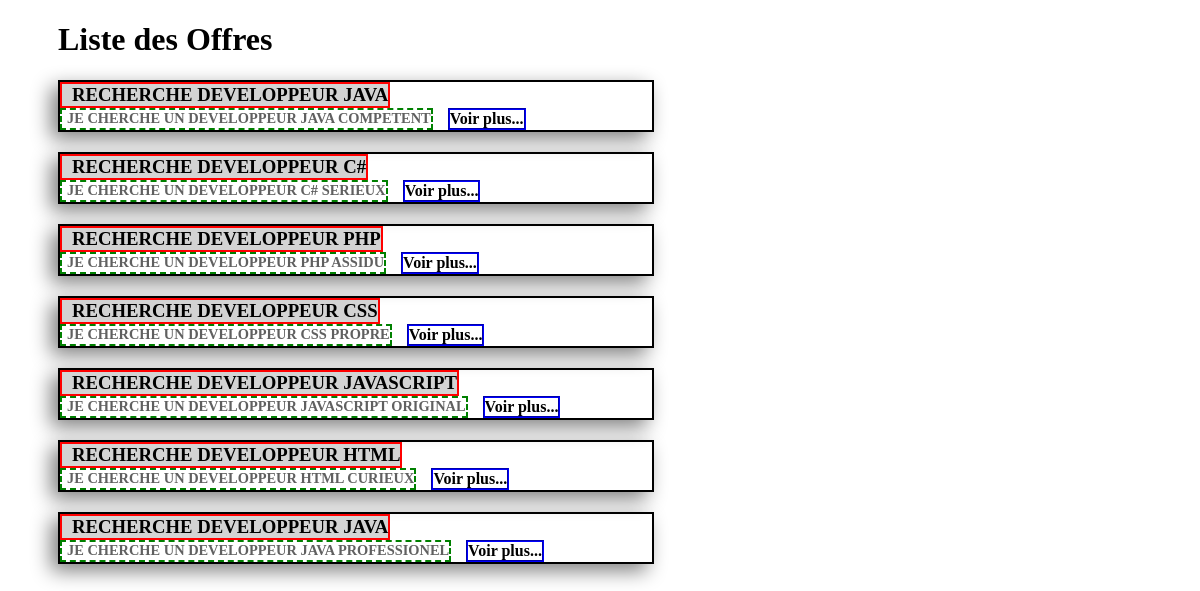
Page /PHP/page_offre.php on the earlier database version.
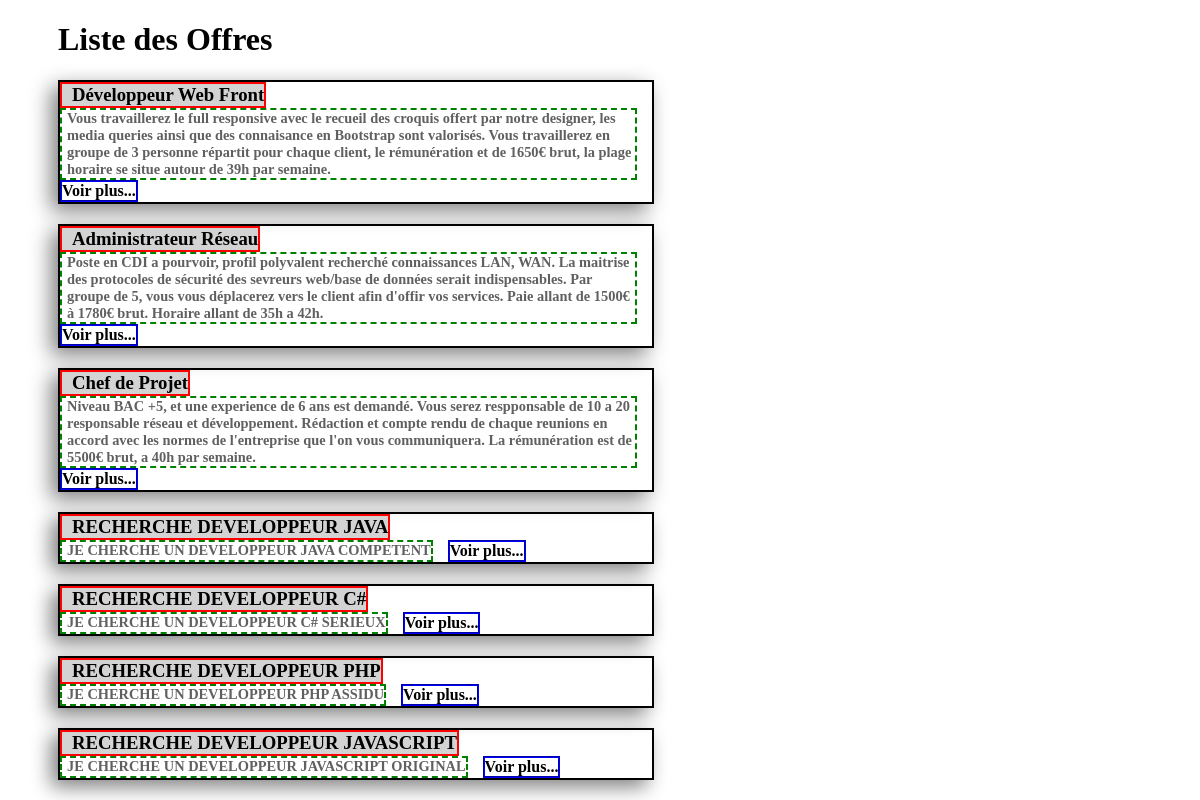
Same page on the later database version.
### tables this page shows
CREATE TABLE OFFRE
(
  id_offre INT(4) AUTO_INCREMENT,
  titre_offre VARCHAR(50) NOT NULL,
  video_offre VARCHAR(150) NOT NULL,
  desc_offre VARCHAR(500) NOT NULL,
  date_limite DATE NOT NULL,
  type_offre INT(4),
  CONSTRAINT pk_offre PRIMARY KEY(id_offre),
  CONSTRAINT fk_offre FOREIGN KEY(type_offre)
  REFERENCES TYPE_CONTRAT(id_type)
);

### PHP/page_offre.php (the view, shortened to what this page needs)
<?php
  include('dbconnect.php');
  $offre = 'SELECT * FROM offre ORDER BY date_limite LIMIT 10';
  $offre = mysqli_query($connexion, $offre);
 ?>
<!DOCTYPE html>
<html>
<head>
  <link rel="stylesheet" type="text/css" href="../CSS/style_page.css" />
</head>
<body>
  <h1>Liste des Offres</h1>
    <?php while($o = mysqli_fetch_assoc($offre))
    {?>
      <div class="offre">
        <h3><?= $o['titre_offre']?></h3>
            <div class="desc"><?=$o['desc_offre']?></div>
            <span class="plusmoins">Voir plus...</span>
      </div>
    <?php
    }?>
</body>
</html>

### CSS/style_page.css (style rules this page uses)
h1 { margin-left: 50px; }
.offre { border: 2px solid black; display: flex; flex-direction: row; box-shadow: -7px 7px 20px Gray; margin: 20px 0 10px 50px; max-width: 50%; min-width: 40%; flex-wrap: wrap; }
h3 { background-color: LightGray; border: 2px solid red; margin: 0; padding-left: 10px; }
.desc { color: #606060; border: 2px dashed green; font-family: Calibri; font-weight: bold; font-size: 0.9em; margin: 0; padding-left: 5px; margin-right: 15px; }
.plusmoins { display: inline-flex; align-self: flex-end; color: black; font-family: Calibri; font-weight: bold; border: 2px groove blue; position: relative; }

Differences in the rows shown:
changed offre: titre_offre "RECHERCHE DEVELOPPEUR CSS" → "Développeur Web Front"; desc_offre "JE CHERCHE UN DEVELOPPEUR CSS PROPRE" → "Vous travaillerez le full responsive avec le recueil des croquis offert par notre designer, les media queries ainsi que des connaisance en Bootstrap sont valorisés. Vous travaillerez en groupe de 3 personne répartit pour chaque client, le rémunération et de 1650€ brut, la plage horaire se situe autour de 39h par semaine."; moves up the list
changed offre: titre_offre "RECHERCHE DEVELOPPEUR HTML" → "Administrateur Réseau"; desc_offre "JE CHERCHE UN DEVELOPPEUR HTML CURIEUX" → "Poste en CDI a pourvoir, profil polyvalent recherché connaissances LAN, WAN. La maitrise des protocoles de sécurité des sevreurs web/base de données serait indispensables. Par groupe de 5, vous vous déplacerez vers le client afin d'offir vos services. Paie allant de 1500€ à 1780€ brut. Horaire allant de 35h a 42h."; moves up the list
changed offre: titre_offre "RECHERCHE DEVELOPPEUR JAVA" → "Chef de Projet"; desc_offre "JE CHERCHE UN DEVELOPPEUR JAVA PROFESSIONEL" → "Niveau BAC +5, et une experience de 6 ans est demandé. Vous serez respponsable de 10 a 20 responsable réseau et développement. Rédaction et compte rendu de chaque reunions en accord avec les normes de l'entreprise que l'on vous communiquera. La rémunération est de 5500€ brut, a 40h par semaine."; moves up the list
